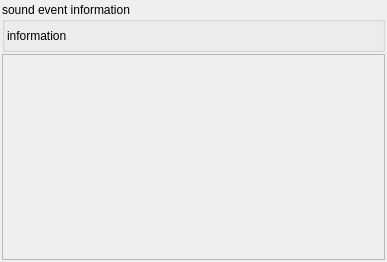
<?xml version="1.0" encoding="UTF-8"?>
<ui version="4.0">
 <class>Form</class>
 <widget class="QWidget" name="Form">
  <property name="geometry">
   <rect>
    <x>0</x>
    <y>0</y>
    <width>387</width>
    <height>262</height>
   </rect>
  </property>
  <property name="windowTitle">
   <string>Form</string>
  </property>
  <layout class="QVBoxLayout" name="verticalLayout">
   <property name="spacing">
    <number>2</number>
   </property>
   <property name="margin">
    <number>2</number>
   </property>
   <item>
    <widget class="QGroupBox" name="groupBox">
     <property name="sizePolicy">
      <sizepolicy hsizetype="Expanding" vsizetype="Fixed">
       <horstretch>0</horstretch>
       <verstretch>0</verstretch>
      </sizepolicy>
     </property>
     <property name="minimumSize">
      <size>
       <width>0</width>
       <height>50</height>
      </size>
     </property>
     <property name="title">
      <string>sound event information</string>
     </property>
     <layout class="QHBoxLayout" name="horizontalLayout">
      <property name="spacing">
       <number>2</number>
      </property>
      <property name="margin">
       <number>2</number>
      </property>
      <item>
       <widget class="QLabel" name="labelInfo">
        <property name="text">
         <string>information</string>
        </property>
       </widget>
      </item>
     </layout>
    </widget>
   </item>
   <item>
    <widget class="QFrame" name="canvasContainer">
     <property name="sizePolicy">
      <sizepolicy hsizetype="Expanding" vsizetype="Expanding">
       <horstretch>0</horstretch>
       <verstretch>0</verstretch>
      </sizepolicy>
     </property>
     <property name="minimumSize">
      <size>
       <width>0</width>
       <height>100</height>
      </size>
     </property>
     <property name="frameShape">
      <enum>QFrame::StyledPanel</enum>
     </property>
     <property name="frameShadow">
      <enum>QFrame::Raised</enum>
     </property>
    </widget>
   </item>
  </layout>
 </widget>
 <resources/>
 <connections/>
</ui>
